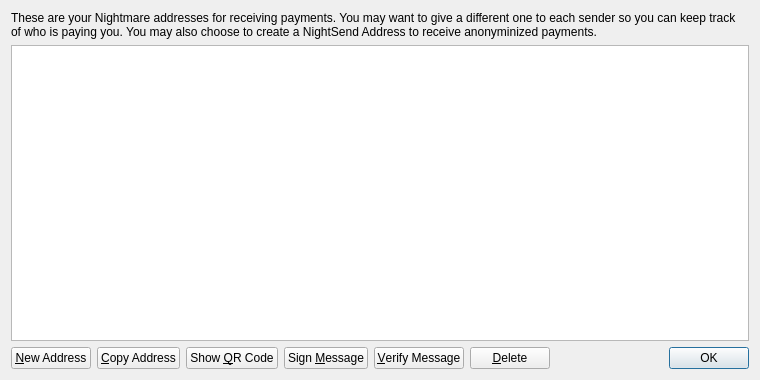
<?xml version="1.0" encoding="UTF-8"?>
<ui version="4.0">
 <class>AddressBookPage</class>
 <widget class="QWidget" name="AddressBookPage">
  <property name="geometry">
   <rect>
    <x>0</x>
    <y>0</y>
    <width>760</width>
    <height>380</height>
   </rect>
  </property>
  <property name="windowTitle">
   <string>Address Book</string>
  </property>
  <layout class="QVBoxLayout" name="verticalLayout">
   <item>
    <widget class="QLabel" name="labelExplanation">
     <property name="text">
      <string>These are your Nightmare addresses for receiving payments. You may want to give a different one to each sender so you can keep track of who is paying you. You may also choose to create a NightSend Address to receive anonyminized payments.</string>
     </property>
     <property name="textFormat">
      <enum>Qt::PlainText</enum>
     </property>
     <property name="wordWrap">
      <bool>true</bool>
     </property>
    </widget>
   </item>
   <item>
    <widget class="QTableView" name="tableView">
     <property name="contextMenuPolicy">
      <enum>Qt::CustomContextMenu</enum>
     </property>
     <property name="toolTip">
      <string>Double-click to edit address or label</string>
     </property>
     <property name="tabKeyNavigation">
      <bool>false</bool>
     </property>
     <property name="alternatingRowColors">
      <bool>true</bool>
     </property>
     <property name="selectionMode">
      <enum>QAbstractItemView::SingleSelection</enum>
     </property>
     <property name="selectionBehavior">
      <enum>QAbstractItemView::SelectRows</enum>
     </property>
     <property name="sortingEnabled">
      <bool>true</bool>
     </property>
     <attribute name="verticalHeaderVisible">
      <bool>false</bool>
     </attribute>
    </widget>
   </item>
   <item>
    <layout class="QHBoxLayout" name="horizontalLayout">
     <item>
      <widget class="QPushButton" name="newAddressButton">
       <property name="toolTip">
        <string>Create a new address</string>
       </property>
       <property name="text">
        <string>&amp;New Address</string>
       </property>
       <property name="icon">
        <iconset resource="../bitcoin.qrc">
         <normaloff>:/icons/add</normaloff>:/icons/add</iconset>
       </property>
      </widget>
     </item>
     <item>
      <widget class="QPushButton" name="copyToClipboard">
       <property name="toolTip">
        <string>Copy the currently selected address to the system clipboard</string>
       </property>
       <property name="text">
        <string>&amp;Copy Address</string>
       </property>
       <property name="icon">
        <iconset resource="../bitcoin.qrc">
         <normaloff>:/icons/editcopy</normaloff>:/icons/editcopy</iconset>
       </property>
      </widget>
     </item>
     <item>
      <widget class="QPushButton" name="showQRCode">
       <property name="text">
        <string>Show &amp;QR Code</string>
       </property>
       <property name="icon">
        <iconset resource="../bitcoin.qrc">
         <normaloff>:/icons/qrcode</normaloff>:/icons/qrcode</iconset>
       </property>
      </widget>
     </item>
     <item>
      <widget class="QPushButton" name="signMessage">
       <property name="toolTip">
        <string>Sign a message to prove you own a Nightmare address</string>
       </property>
       <property name="text">
        <string>Sign &amp;Message</string>
       </property>
       <property name="icon">
        <iconset resource="../bitcoin.qrc">
         <normaloff>:/icons/edit</normaloff>:/icons/edit</iconset>
       </property>
      </widget>
     </item>
     <item>
      <widget class="QPushButton" name="verifyMessage">
       <property name="toolTip">
        <string>Verify a message to ensure it was signed with a specified Nightmare address</string>
       </property>
       <property name="text">
        <string>&amp;Verify Message</string>
       </property>
       <property name="icon">
        <iconset resource="../bitcoin.qrc">
         <normaloff>:/icons/transaction_0</normaloff>:/icons/transaction_0</iconset>
       </property>
      </widget>
     </item>
     <item>
      <widget class="QPushButton" name="deleteButton">
       <property name="toolTip">
        <string>Delete the currently selected address from the list</string>
       </property>
       <property name="text">
        <string>&amp;Delete</string>
       </property>
       <property name="icon">
        <iconset resource="../bitcoin.qrc">
         <normaloff>:/icons/remove</normaloff>:/icons/remove</iconset>
       </property>
      </widget>
     </item>
     <item>
      <spacer name="horizontalSpacer">
       <property name="orientation">
        <enum>Qt::Horizontal</enum>
       </property>
       <property name="sizeHint" stdset="0">
        <size>
         <width>40</width>
         <height>20</height>
        </size>
       </property>
      </spacer>
     </item>
     <item>
      <widget class="QDialogButtonBox" name="buttonBox">
       <property name="sizePolicy">
        <sizepolicy hsizetype="Maximum" vsizetype="Fixed">
         <horstretch>0</horstretch>
         <verstretch>0</verstretch>
        </sizepolicy>
       </property>
       <property name="standardButtons">
        <set>QDialogButtonBox::Ok</set>
       </property>
      </widget>
     </item>
    </layout>
   </item>
  </layout>
 </widget>
 <resources>
  <include location="../bitcoin.qrc"/>
 </resources>
 <connections/>
</ui>
